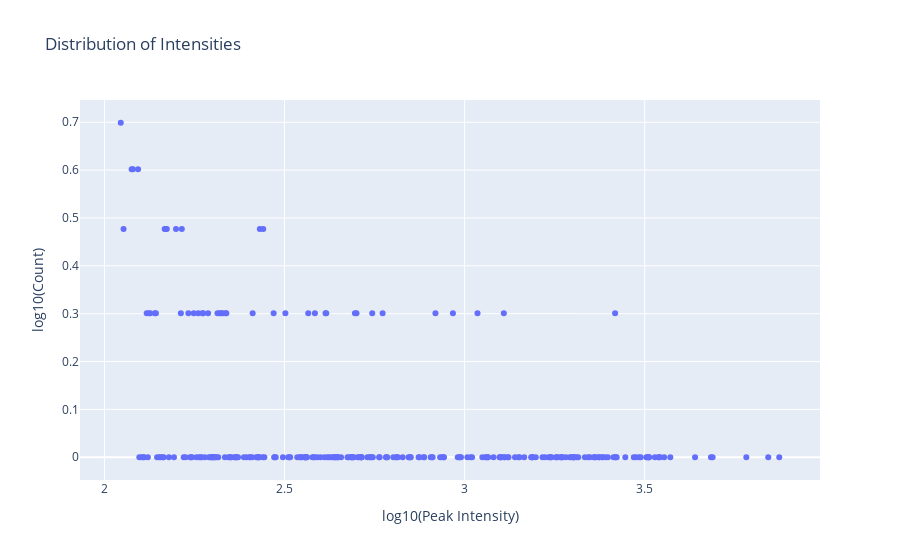

Source (notebook cell):
### Code cell
#DISCRETE VALUES, NO BINNING
unique, counts = np.unique(peak_heights, return_counts=True)
fig = go.Figure()
fig.add_trace(go.Scatter(
    x=np.log10(unique),
    y=np.log10(counts),
    mode='markers',
    name='Intensity Distribution'
))
fig.update_layout(
    title='Distribution of Intensities',
    xaxis_title='log10(Peak Intensity)',
    yaxis_title='log10(Count)',
    showlegend=False
)
fig.show()

### Figure 1 — Plotly figure (JSON) as saved in the notebook; plotly's stock layout.template omitted (floating-point values rounded to 4 significant figures; data arrays with more than 128 entries replaced by an {"elided": "..."} marker saying what was removed)
{"data": [{"mode": "markers", "name": "Intensity Distribution", "type": "scatter", "x": {"elided": "267 float values"}, "y": {"elided": "267 float values"}}], "layout": {"showlegend": false, "title": {"text": "Distribution of Intensities"}, "xaxis": {"title": {"text": "log10(Peak Intensity)"}}, "yaxis": {"title": {"text": "log10(Count)"}}}}
